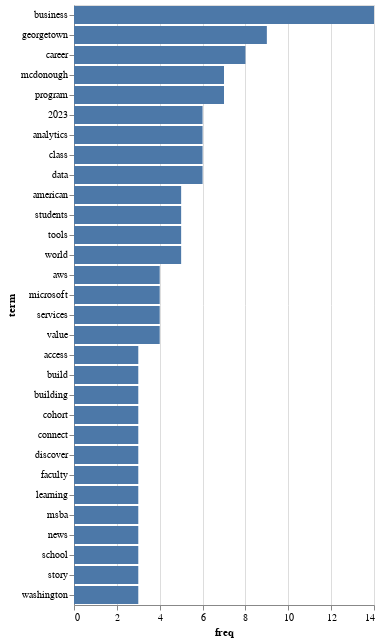

Notebook code cell kept with this figure:
### Code cell
# Plot and sort y by descending x value
alt.Chart(dtm_df[dtm_df["freq"] > 2]).mark_bar().encode(alt.Y("term", sort="-x"),
                                      x = "freq")

### Figure 1 — Vega-Lite specification as saved in the notebook (floating-point values rounded to 4 significant figures)
{"config": {"view": {"continuousWidth": 300, "continuousHeight": 300}}, "data": {"name": "data-678823865bc6975387ccbd9336be7784"}, "mark": {"type": "bar"}, "encoding": {"x": {"field": "freq", "type": "quantitative"}, "y": {"field": "term", "sort": "-x", "type": "nominal"}}, "$schema": "https://vega.github.io/schema/vega-lite/v5.14.1.json", "datasets": {"data-678823865bc6975387ccbd9336be7784": [{"term": "2023", "freq": 6}, {"term": "access", "freq": 3}, {"term": "american", "freq": 5}, {"term": "analytics", "freq": 6}, {"term": "aws", "freq": 4}, {"term": "build", "freq": 3}, {"term": "building", "freq": 3}, {"term": "business", "freq": 14}, {"term": "career", "freq": 8}, {"term": "class", "freq": 6}, {"term": "cohort", "freq": 3}, {"term": "connect", "freq": 3}, {"term": "data", "freq": 6}, {"term": "discover", "freq": 3}, {"term": "faculty", "freq": 3}, {"term": "georgetown", "freq": 9}, {"term": "learning", "freq": 3}, {"term": "mcdonough", "freq": 7}, {"term": "microsoft", "freq": 4}, {"term": "msba", "freq": 3}, {"term": "news", "freq": 3}, {"term": "program", "freq": 7}, {"term": "school", "freq": 3}, {"term": "services", "freq": 4}, {"term": "story", "freq": 3}, {"term": "students", "freq": 5}, {"term": "tools", "freq": 5}, {"term": "value", "freq": 4}, {"term": "washington", "freq": 3}, {"term": "world", "freq": 5}]}}
